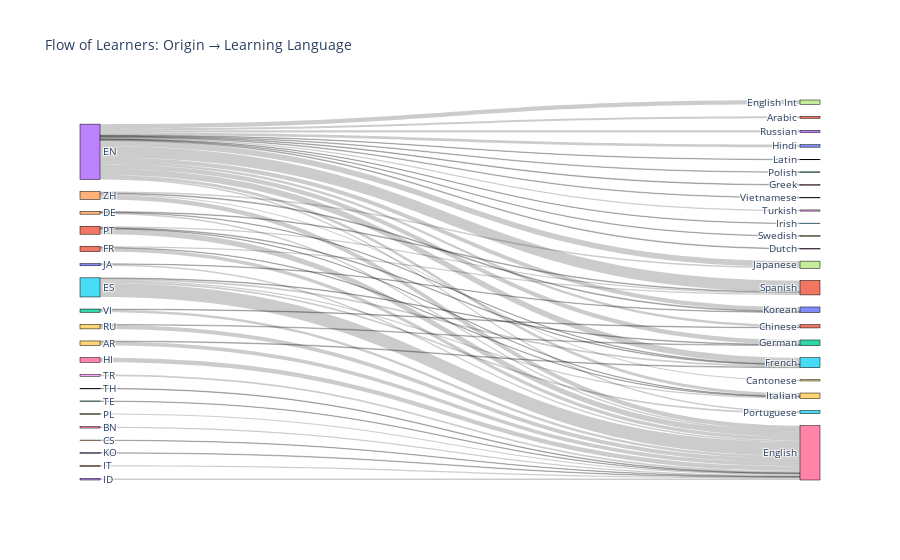

Notebook code for this chart:
### Markdown cell above
### Who's Learning What?

### Code cell
import plotly.graph_objects as go

# Grouping the data by origin and learning 
df_grouped = df.groupby(['origin', 'learning'])['lr'].sum().reset_index()

# Filtering so only flows with more than 2 million learners are shown
df_grouped_filter = df_grouped[df_grouped['lr'] > 2].copy()

# Create list of unique labels
labels = list(set(df_grouped_filter['origin'].tolist() + df_grouped_filter['learning'].tolist()))

# Map labels to indices
label_to_index = {label: i for i, label in enumerate(labels)}
df_grouped_filter['source'] = df_grouped_filter['origin'].map(label_to_index)
df_grouped_filter['target'] = df_grouped_filter['learning'].map(label_to_index)

# Create Sankey Diagram
fig = go.Figure(go.Sankey(
    node=dict(
        pad=15,
        thickness=20,
        line=dict(color="black", width=0.5),
        label=labels
    ),
    link=dict(
        source=df_grouped_filter['source'],
        target=df_grouped_filter['target'],
        value=df_grouped_filter['lr']
    )
))

fig.update_layout(title_text="Flow of Learners: Origin → Learning Language", font_size=10)
fig.show()

### Figure 1 — Plotly figure (JSON) as saved in the notebook; plotly's stock layout.template omitted (floating-point values rounded to 4 significant figures)
{"data": [{"link": {"source": [19, 19, 26, 4, 14, 14, 14, 3, 3, 3, 3, 3, 3, 3, 3, 3, 3, 3, 3, 3, 3, 3, 3, 3, 3, 3, 3, 35, 35, 35, 35, 35, 31, 31, 31, 6, 33, 24, 20, 20, 13, 7, 1, 1, 1, 1, 9, 9, 2, 0, 8, 32, 32, 34, 34, 34, 34], "target": [36, 5, 36, 36, 36, 5, 41, 21, 11, 38, 37, 5, 22, 16, 30, 25, 39, 17, 40, 10, 12, 15, 23, 41, 27, 28, 18, 36, 5, 22, 39, 15, 36, 39, 41, 36, 36, 36, 36, 40, 36, 36, 36, 5, 39, 41, 36, 22, 36, 36, 36, 11, 36, 29, 36, 17, 40], "value": [17.1, 3.27, 6.01, 2.12, 6.38, 2.41, 3.09, 8.55, 11.9, 3.37, 18.9, 27.6, 19.2, 2.98, 11.2, 2.01, 13.6, 25, 18.6, 2.33, 2.67, 6.25, 9.85, 49.7, 2.39, 5, 2.82, 60.9, 7.58, 2.84, 6.16, 6.95, 16.1, 2.38, 5.01, 20.7, 6.85, 4.73, 6.88, 2.3, 2.65, 4.84, 23.7, 3.11, 2.28, 6.07, 16.8, 2.94, 2.2, 2.57, 8.15, 2.8, 11.8, 5.31, 19, 6.98, 3.59]}, "node": {"label": ["TH", "PT", "TE", "EN", "CS", "French", "HI", "PL", "TR", "RU", "Latin", "Chinese", "Polish", "KO", "DE", "Portuguese", "Greek", "Japanese", "Vietnamese", "AR", "JA", "Arabic", "German", "Russian", "IT", "Irish", "BN", "Swedish", "Turkish", "Cantonese", "Hindi", "FR", "VI", "ID", "ZH", "ES", "English", "English Int", "Dutch", "Italian", "Korean", "Spanish"], "line": {"color": "black", "width": 0.5}, "pad": 15, "thickness": 20}, "type": "sankey"}], "layout": {"font": {"size": 10}, "title": {"text": "Flow of Learners: Origin → Learning Language"}}}
